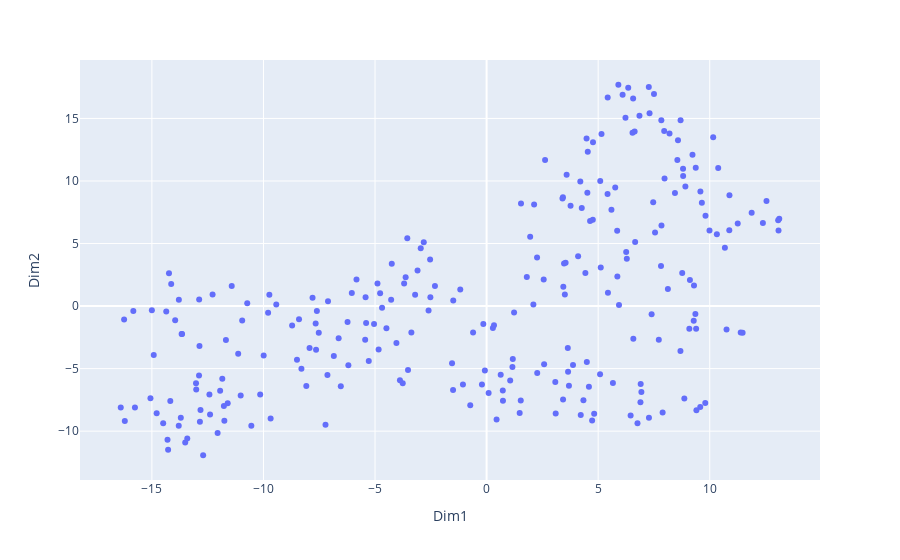

The notebook cell this image was saved under:
### Code cell
# Not super helpful because we don't know what the points are

# convert the t-SNE results to a DataFrame
tsne_df = pd.DataFrame(data = tsne_results, columns = ['Dim1', 'Dim2'])

# add the county names to this DataFrame
tsne_df['County'] = texas_counties['Area_name'].values

# create an interactive plot
fig = px.scatter(tsne_df, x='Dim1', y='Dim2', hover_data=['County'])
fig.show()

### Figure 1 — Plotly figure (JSON) as saved in the notebook; plotly's stock layout.template omitted (floating-point values rounded to 4 significant figures; data arrays with more than 128 entries replaced by an {"elided": "..."} marker saying what was removed)
{"data": [{"customdata": {"elided": "254x1 str values"}, "hovertemplate": "Dim1=%{x}<br>Dim2=%{y}<br>County=%{customdata[0]}<extra></extra>", "legendgroup": "", "marker": {"color": "#636efa", "symbol": "circle"}, "mode": "markers", "name": "", "orientation": "v", "showlegend": false, "type": "scatter", "x": {"elided": "254 float values"}, "xaxis": "x", "y": {"elided": "254 float values"}, "yaxis": "y"}], "layout": {"legend": {"tracegroupgap": 0}, "margin": {"t": 60}, "xaxis": {"anchor": "y", "domain": [0, 1], "title": {"text": "Dim1"}}, "yaxis": {"anchor": "x", "domain": [0, 1], "title": {"text": "Dim2"}}}}
